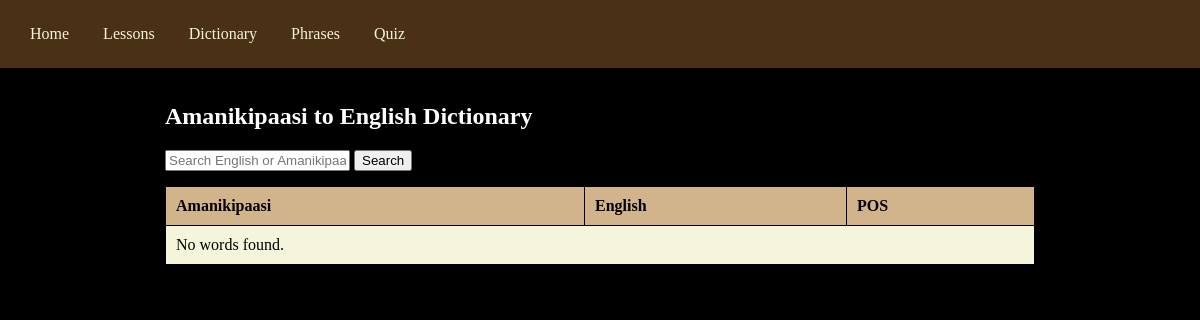
The page /dictionary on the database as committed earlier.
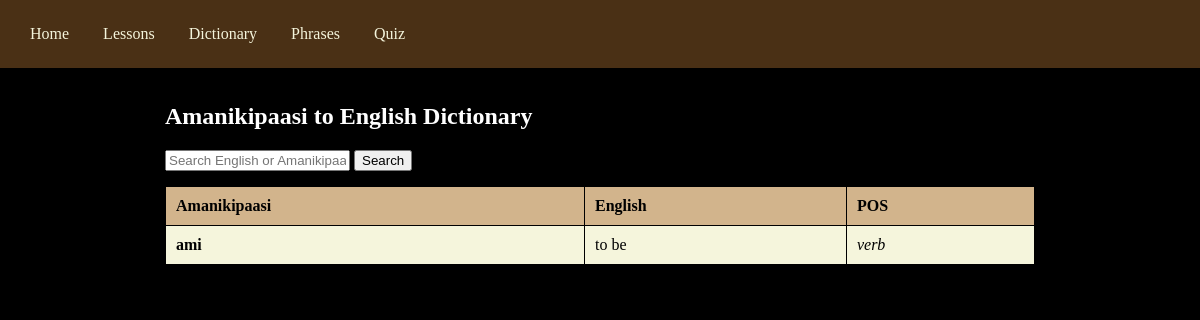
The same page on the database as committed later.
### tables this page shows
CREATE TABLE dictionary (
            id INTEGER PRIMARY KEY AUTOINCREMENT,
            amanikipaasi TEXT NOT NULL,
            english TEXT NOT NULL,
            pos TEXT NOT NULL);

### app.py (the view)
@app.route('/dictionary')
def dictionary():
    db = get_db()
    search = request.args.get('search', '').strip()
    if search:
        query = "SELECT * FROM dictionary WHERE amanikipaasi LIKE ? OR english LIKE ? ORDER BY amanikipaasi ASC"
        words = db.execute(query, (f'%{search}%', f'%{search}%')).fetchall()
    else:
        words = db.execute('SELECT * FROM dictionary ORDER BY amanikipaasi ASC').fetchall()
    return render_template('dictionary.html', words=words, search=search)

### app.py (called while the page is built)
def get_db():
    conn = sqlite3.connect(DATABASE)
    conn.row_factory = sqlite3.Row
    return conn

### templates/dictionary.html
{% extends 'base.html' %}
{% block content %}
    <h2>Amanikipaasi to English Dictionary</h2>
    <form method="GET" action="{{ url_for('dictionary') }}">
        <input type="text" name="search" placeholder="Search English or Amanikipaasi..." value="{{ search }}">
        <button type="submit">Search</button>
    </form>
    <table class="dict-table">
        <thead>
            <tr>
                <th>Amanikipaasi</th>
                <th>English</th>
                <th>POS</th>
            </tr>
        </thead>
        <tbody>
            {% if words %}
                {% for word in words %}
                <tr>
                    <td><strong>{{ word.amanikipaasi }}</strong></td>
                    <td>{{ word.english }}</td>
                    <td><em>{{ word.pos }}</em></td>
                </tr>
                {% endfor %}
            {% else %}
                <tr><td colspan="3">No words found.</td></tr>
            {% endif %}
        </tbody>
    </table>
{% endblock %}

Rows that differ between the two databases and show on the page:
added dictionary: amanikipaasi "ami", english "to be", pos "verb"
Other text that changed with them:
text no longer shown: "No words found."
